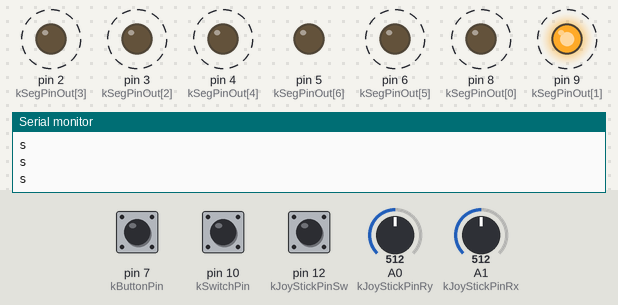
Recording of a sketch running on a simulated Arduino Uno, built with avr-gcc and run on an emulated ATmega328P. Parts: output pins drawn as LEDs (lit = HIGH), the last lines printed to the serial monitor. Dashed ring = blinking. The test bench sets the inputs (shaded band); at power-on: pin 7 (kButtonPin) HIGH, pin 10 (kSwitchPin) HIGH, pin 12 (kJoyStickPinSw) HIGH, A0 (kJoyStickPinRy) = 512, A1 (kJoyStickPinRx) = 512.

Above: at 1.26 s.
1.3 s: pin 7 (kButtonPin) pulled LOW for 3.2 s
At 2.5 s:
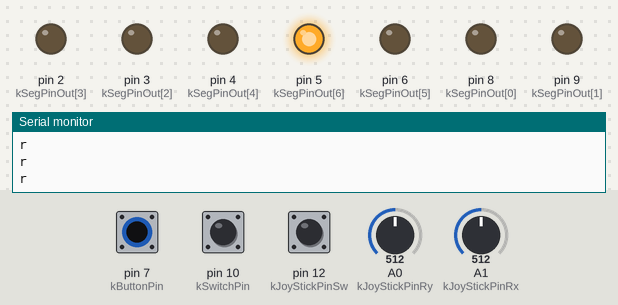
At 4.54 s:
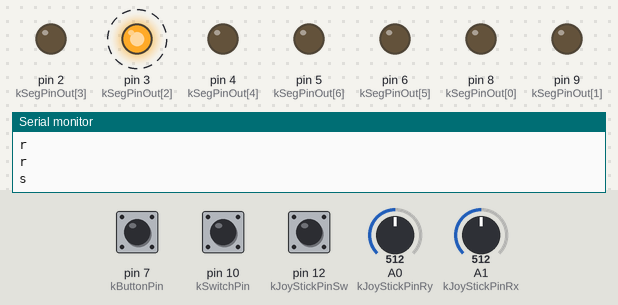
6.1 s: pin 10 (kSwitchPin) pulled LOW for 3.2 s
At 7.4 s:
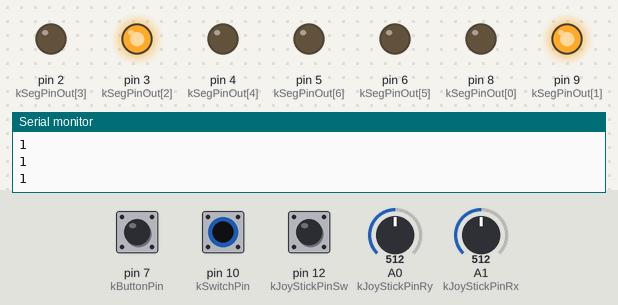
Timing chart, 0 to 16.8 s (numbered marks = the images above; inputs shaded):
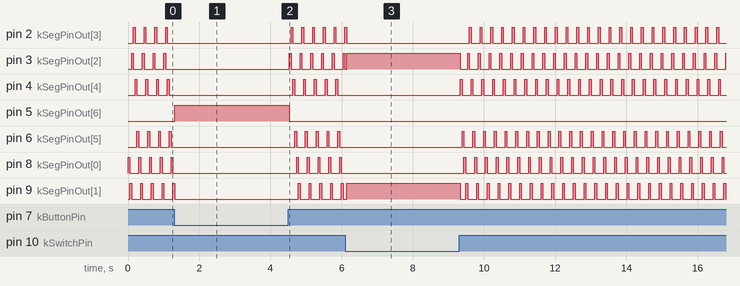

Measured:
- after the input at 1.3 s, pin 5 (kSegPinOut[6]): LOW → HIGH at once, → LOW 3.2 s later
- by itself, pin 2 (kSegPinOut[3]): repeats every 0.30 s: HIGH 0.05 s, LOW 0.25 s

The sketch:

bt_master_label_controller.ino
```cpp
#include <SoftwareSerial.h>

#define SERIAL_BAUD 115200
#define BTSERIAL_BAUD 38400

const uint8_t kSeg = 7;
const uint8_t kClass = 6;
const char *kClassName[kClass] = { "IDLE", "CRUISE", "ACCEL", "BRAKE", "LEFT", "RIGHT" };
const uint8_t kSegPinOut[kSeg] = { 8, 9, 3, 2, 4, 6, 5 };  // a, b, c, d, e, f, g
const uint8_t kSegOut[kClass][kSeg] = {
  { 1, 1, 1, 1, 1, 1, 0 },
  { 0, 1, 1, 0, 0, 0, 0 },
  { 1, 1, 0, 1, 1, 0, 1 },
  { 1, 1, 1, 1, 0, 0, 1 },
  { 0, 1, 1, 0, 0, 1, 1 },
  { 1, 0, 1, 1, 0, 1, 1 },
};
const uint8_t kJoyStickPinRx = A1;
const uint8_t kJoyStickPinRy = A0;
const uint8_t kJoyStickPinSw = 12;
const uint8_t kSwitchPin = 10;
const uint8_t kButtonPin = 7;

const unsigned long kDebounceDuration = 200;  // 200 ms
unsigned long sw_trigger_time;
unsigned long btn_trigger_time;

const int upper_thresh = 1000;
const int lower_thresh = 20;

uint8_t roller = 0;

int8_t class_type = 0;
boolean is_ready = false;

SoftwareSerial BTSerial(A2, A3);

void setup() {
  Serial.begin(SERIAL_BAUD);

  // bluetooth setup
  BTSerial.begin(BTSERIAL_BAUD);

  // joystick setup
  pinMode(kJoyStickPinRx, INPUT);
  pinMode(kJoyStickPinRy, INPUT);
  pinMode(kJoyStickPinSw, INPUT);
  digitalWrite(kJoyStickPinSw, HIGH);

  // sw setup
  pinMode(kSwitchPin, INPUT_PULLUP);

  // btn setup
  pinMode(kButtonPin, INPUT_PULLUP);

  // seven seg setup
  for (int i = 0; i < kSeg; ++i) {
    pinMode(kSegPinOut[i], OUTPUT);
    digitalWrite(kSegPinOut[i], LOW);
  }
}

void loop() {
  boolean set = !digitalRead(kSwitchPin);
  if (set && debounce_sw) {
    int sw = digitalRead(kJoyStickPinSw);
    int rx = analogRead(kJoyStickPinRx);
    int ry = analogRead(kJoyStickPinRy);
    if (sw == LOW) {
      class_type = 0;
    }
    switch (class_type) {
      case -1:
        class_type = (sw)? 1 : 0;
        break;
      case 0:
        if (rx > 1000)
          class_type = 2;
        break;
      case 1:
        // accel and brake has higher priority so need not exam if joystick is centered
        if (rx > 1000) {
          class_type = 2;
        } else if (rx < 20) {
          class_type = 3;
        } else if (rx < 600 && rx > 400) {
          // only when controller is placed middle will it trigger left or right
          if (ry > 1000) {
            class_type = 5;
          } else if (ry < 20) {
            class_type = 4;
          }
        }
        break;
      case 2:
      case 3:
        if (rx < 600 && rx > 400) {
          // only when controller is placed middle will it trigger left or right
          if (ry > 1000) {
            class_type = 5;
          } else if (ry < 20) {
            class_type = 4;
          } else {
            class_type = 1;
          }
        }
        break;
      case 4:
      case 5:
        if (ry < 600 && ry > 400) {
          // only when controller is placed middle will it trigger left or right
          if (rx > 1000) {
            class_type = 2;
          } else if (ry < 20) {
            class_type = 3;
          } else {
            class_type = 1;
          }
        }
      default:
        break;
    }
    for (int i = 0; i < kSeg; ++i) {
      digitalWrite(kSegPinOut[i], kSegOut[class_type][i]);
    }
    BTSerial.print(class_type);
    Serial.println(class_type);
  } else {
    class_type = -1;
    boolean regret = !digitalRead(kButtonPin);
    if (regret && debounce_btn) {
      // on regret
      BTSerial.print('r');
      Serial.println('r');
      for (int i = 0; i < kSeg; ++i) {
        digitalWrite(kSegPinOut[i], LOW);
      }
      // show a dash on seven seg
      digitalWrite(kSegPinOut[kSeg - 1], HIGH);
    } else {
      // standby
      BTSerial.print('s');
      Serial.println('s');
      for (int i = 0; i < kSeg; ++i) {
        digitalWrite(kSegPinOut[i], LOW);
      }
      // roll the seven seg
      digitalWrite(kSegPinOut[roller++], HIGH);
      if (roller == 6)
        roller = 0;
    }
  }
  delay(50);
}

boolean debounce_sw() {
  unsigned long now = millis();
  if (now - sw_trigger_time > kDebounceDuration) {
    sw_trigger_time = now;
    return true;
  } else {
    sw_trigger_time = now;
    return false;
  }
}

boolean debounce_btn() {
  unsigned long now = millis();
  if (now - btn_trigger_time > kDebounceDuration) {
    btn_trigger_time = now;
    return true;
  } else {
    btn_trigger_time = now;
    return false;
  }
}
```
